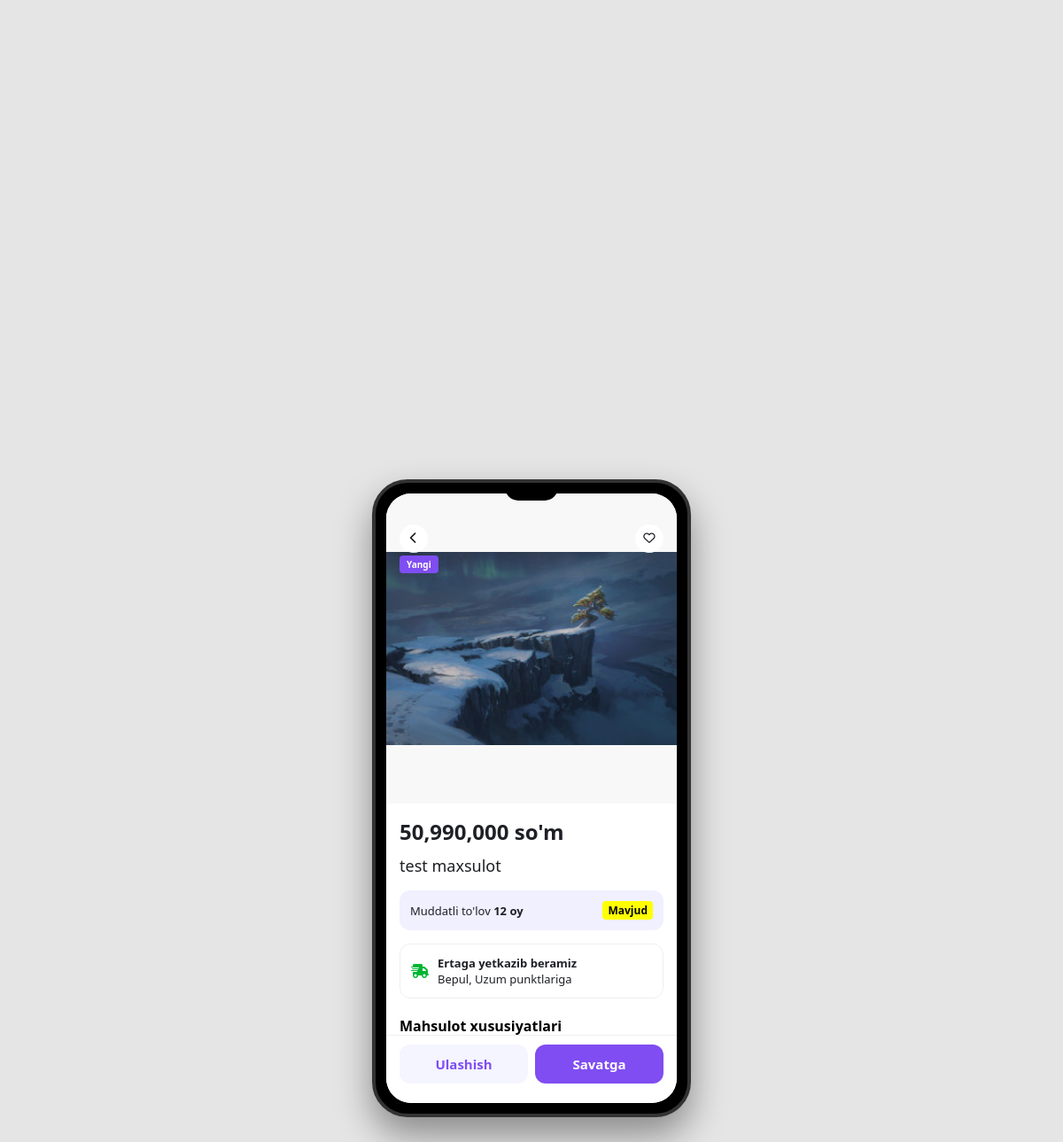
Page /product/test-maxsulot/ on the committed database.
### app/models.py (models this page shows, shortened)
class BaseCreatedModel(models.Model):
    created_at = models.DateTimeField(auto_now_add=True)
    updated_at = models.DateTimeField(auto_now=True)
    class Meta:
        abstract = True

class UzumProduct(BaseCreatedModel):
    name = models.CharField(max_length=100)
    slug = models.SlugField( max_length=300, unique=True, blank=True, editable=False)
    price = models.PositiveIntegerField()
    aksi_narx = models.PositiveSmallIntegerField( validators=[MinValueValidator(0), MaxValueValidator(100)], default=0)
    about = models.TextField()
    count = models.PositiveIntegerField(default=2)
    is_active = models.BooleanField(default=True)
    info = models.JSONField(default=default_uzum_info, blank=True)
    category = models.ForeignKey(
        Kategoriy,
        on_delete=models.CASCADE,
        related_name='products'
    )

class UzumProductImage(BaseCreatedModel):
    image = models.ImageField(upload_to='maxsulot_rasm/')
    product = models.ForeignKey(UzumProduct, on_delete=models.CASCADE, related_name='images')

### app/views.py (the view)
# urls.py: path('product/<slug:slug>/', ProductDetailsViuw.as_view(), name='product_details'),
class ProductDetailsViuw(DetailView):
    model = UzumProduct
    template_name = 'products/product_details.html'
    context_object_name = 'uzumproduct'
    slug_field = "slug"

### app/context_processors.py (called while the page is built)
def cart_item_count(request):
    count = 0
    if request.user.is_authenticated:
        count = ShopingModel.objects.filter(user=request.user).count()
    return {'cart_item_count': count}

### templates/products/product_details.html (shortened to what this page needs)
<!doctype html>
<html lang="uz">
<head>
    <link rel="stylesheet" href="https://cdnjs.cloudflare.com/ajax/libs/font-awesome/6.4.0/css/all.min.css" />
</head>
<body>
    {% load humanize %}
    <div class="phone">
        <div class="notch"></div>
        <div class="screen">
            <div class="top-nav">
                <button class="icon-btn" onclick="history.back()">
                    <i class="fa-solid fa-chevron-left"></i>
                </button>
                <div style="display: flex; gap: 8px">
                    <button class="icon-btn">
                        <i class="fa-regular fa-heart"></i>
                    </button>
                </div>
            </div>
            <div class="main-content">
                <div class="image-slider">
                    <span class="new-tag">Yangi</span>
                    {% if uzumproduct.images.all %}
                        <img src="{{ uzumproduct.images.all.0.image.url }}" alt="{{ uzumproduct.name }}" />
                    {% else %}
                        <img src="https://via.placeholder.com/500" alt="Rasm yo'q" />
                    {% endif %}
                </div>
                <div class="p-15">
                    <div class="price-section">
                        <span class="price-now">{{ uzumproduct.price|intcomma }} so'm</span>
                    </div>
                    <h1 class="title">{{ uzumproduct.name }}</h1>
                    <div class="installment">
                        <span class="inst-label">Muddatli to'lov <b>12 oy</b></span>
                        <span class="inst-amount">Mavjud</span>
                    </div>
                    <div class="delivery">
                        <i class="fa-solid fa-truck-fast"></i>
                        <span><b>Ertaga yetkazib beramiz</b><br />Bepul, Uzum punktlariga</span>
                    </div>
                    <div class="specs">
                        <h3 class="specs-title">Mahsulot xususiyatlari</h3>
                        <div class="spec-item">
                            <span class="spec-key">Kategoriya</span>
                            <span class="spec-val">{{ uzumproduct.category.name }}</span>
                        </div>
                        <div class="spec-item">
                            <span class="spec-key">Holati</span>
                            <span class="spec-val">Yangi</span>
                        </div>
                    </div>
                </div>
            </div>
            <div class="action-bar">
                <a href="https://example.com/share" style="text-decoration: none;">
                    <button type="button" class="btn-secondary">Ulashish</button>
                </a>
                <form action="{% url 'shoping_cart_create' %}" method="POST">
                    <button type="submit" class="btn-primary">Savatga</button>
                </form>
            </div>
        </div>
    </div>
</body>
</html>

### templates/products/product_details.html (style rules this page uses)
* { margin: 0; padding: 0; box-sizing: border-box; font-family: "Segoe UI", Roboto, sans-serif; }
body { background: #e5e5e5; display: flex; justify-content: center; align-items: center; min-height: 100vh; }
.phone { width: 360px; height: 720px; background: #000; border-radius: 40px; padding: 12px; box-shadow: 0 20px 40px rgba(0, 0, 0, 0.4); position: relative; border: 4px solid #333; }
.screen { width: 100%; height: 100%; background: #ffffff; border-radius: 28px; overflow: hidden; position: relative; display: flex; flex-direction: column; }
.top-nav { position: absolute; top: 0; width: 100%; padding: 35px 15px 10px; display: flex; justify-content: space-between; z-index: 10; }
.icon-btn { width: 32px; height: 32px; background: rgba(255, 255, 255, 0.9); border-radius: 50%; display: flex; align-items: center; justify-content: center; color: #1f2026; cursor: pointer; border: none; }
.main-content { flex: 1; overflow-y: auto; padding-bottom: 80px; scrollbar-width: none; }
.image-slider { width: 100%; height: 350px; background: #f8f8f8; position: relative; }
.image-slider img { width: 100%; height: 100%; object-fit: contain; }
.new-tag { position: absolute; top: 70px; left: 15px; background: #7f4df2; color: #fff; padding: 3px 8px; border-radius: 4px; font-size: 10px; font-weight: bold; z-index: 5; }
.p-15 { padding: 15px; }
.price-section { margin-bottom: 10px; }
.price-now { font-size: 24px; font-weight: 700; color: #1f2026; }
.title { font-size: 18px; color: #1f2026; margin: 8px 0; line-height: 1.4; font-weight: 500; }
.installment { background: #f0f0ff; padding: 12px; border-radius: 12px; display: flex; justify-content: space-between; align-items: center; margin: 15px 0; }
.inst-label { font-size: 13px; color: #1f2026; }
.inst-amount { background: #ff0; padding: 2px 6px; border-radius: 4px; font-weight: 700; font-size: 12px; }
.delivery { display: flex; align-items: center; gap: 10px; padding: 12px; border: 1px solid #eee; border-radius: 12px; margin-bottom: 20px; }
.delivery i { color: #00b533; }
.delivery span { font-size: 13px; color: #1f2026; }
.specs-title { font-size: 16px; font-weight: 700; margin-bottom: 12px; }
.spec-item { display: flex; justify-content: space-between; padding: 8px 0; border-bottom: 1px dashed #eee; }
.spec-key { font-size: 13px; color: #8b8e99; }
.spec-val { font-size: 13px; color: #1f2026; font-weight: 500; }
.action-bar { position: absolute; bottom: 0; width: 100%; background: #fff; padding: 10px 15px 22px; border-top: 1px solid #eee; display: flex; gap: 8px; z-index: 20; }
.action-bar > a, .action-bar > form { flex: 1; }
.btn-secondary, .btn-primary { width: 100%; height: 44px; border: none; border-radius: 12px; font-weight: 600; font-size: 15px; cursor: pointer; display: flex; align-items: center; justify-content: center; transition: 0.2s; }
.btn-secondary { background: #f4f5ff; color: #7f4df2; }
.btn-primary { background: #7f4df2; color: #fff; }
.notch { width: 60px; height: 20px; background: #000; position: absolute; top: 0; left: 50%; transform: translateX(-50%); border-bottom-left-radius: 15px; border-bottom-right-radius: 15px; z-index: 100; }

### rows in the picture
UzumProduct: images.all.0.image (picture), price "50,990,000", name "test maxsulot"
